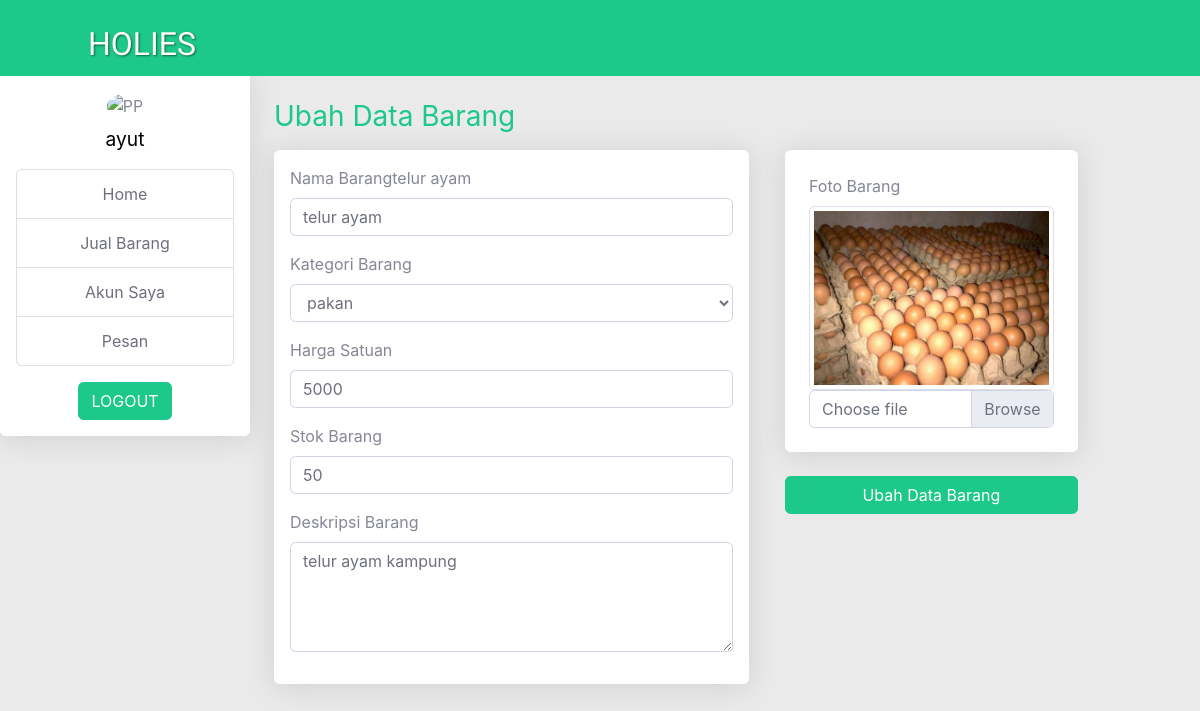
Page /seller/ubah.php?id=1 (signed in) on the committed database.
### tables this page shows
CREATE TABLE `detail_user` (
  `id_detailuser` int(5) NOT NULL,
  `id_user` int(5) NOT NULL,
  `nama` varchar(50) NOT NULL,
  `jk` enum('Pria','Wanita') NOT NULL,
  `alamat` varchar(100) NOT NULL,
  `telp` varchar(15) NOT NULL,
  `email` varchar(30) NOT NULL,
  `foto_profil` varchar(255) NOT NULL
);

CREATE TABLE `produk` (
  `id_produk` int(10) NOT NULL,
  `id_seller` int(5) NOT NULL,
  `nama_produk` varchar(50) NOT NULL,
  `deskripsi` varchar(200) NOT NULL,
  `quantity` int(8) NOT NULL,
  `harga_satuan` int(8) NOT NULL
);

CREATE TABLE `produk_kategori` (
  `id_produk` int(10) NOT NULL,
  `id_kategori` int(5) NOT NULL
);

CREATE TABLE `kategori` (
  `id_kategori` int(5) NOT NULL,
  `nama_kategori` varchar(25) NOT NULL
);

CREATE TABLE `gmbr_produk` (
  `id_produk` int(10) NOT NULL,
  `gambar_produk` varchar(255) NOT NULL
);

### seller/ubah.php (the view, shortened to what this page needs)
<?php include
	"../php/config.php";
$id = $_GET['id'];
$sql = mysqli_query($conn, "SELECT * FROM produk INNER JOIN produk_kategori USING(id_produk)
        INNER JOIN gmbr_produk USING(id_produk) WHERE id_produk = '$id' ");
$dataBarang = mysqli_fetch_assoc($sql);
$sql4 = mysqli_query($conn, "SELECT * FROM kategori");
$rows = [];
while ($row = mysqli_fetch_assoc($sql4)) {
	$rows[] = $row;
}
?>
<!DOCTYPE html>
<html lang="en">
<head>
	<link href="../vendor/bootstrap/css/bootstrap-modified.min.css" rel="stylesheet">
	<link rel="stylesheet" href="https://use.fontawesome.com/releases/v5.8.2/css/all.css">
	<link rel="stylesheet" type="text/css" href="../vendor/holies/css/navbar.css">
	<link rel="stylesheet" type="text/css" href="../vendor/holies/css/adminpanel.css">
	<link rel="stylesheet" type="text/css" href="../vendor/holies/css/sherly.css">
</head>
<body>
	<?php include "dashboard.php"; ?>
	<div class="row">
		<h3 class="mt-4 ml-4 text-success">Ubah Data Barang</h3>
	</div>
	<form action="" method="POST" enctype="multipart/form-data">
		<div class="row">
			<div class="mt-2 mb-4 ml-4 p-3 shadow rounded col-sm-6 bg-white">
				<div class="form-group">
					<label for="namabarang">Nama Barang<?php echo $dataBarang['nama_produk']; ?></label>
					<input type="text" class="form-control" id="namabarang" name="namabarang" placeholder="Nama Barang" value="<?= $dataBarang['nama_produk'] ?>">
				</div>
				<div class="form-group">
					<label for="kategori">Kategori Barang</label>
					<select class="form-control" id="kategori" name="kategori">
						<?php
						foreach ($rows as $opsi) :
							?>
							<option value="<?= $opsi['id_kategori'] ?>" <?= ($dataBarang["id_kategori"] == $opsi['id_kategori'] ? 'selected' : ''); ?>><?= $opsi['nama_kategori'] ?></option>
						<?php endforeach ?>
					</select>
				</div>
				<div class="form-group ">
					<label for="harga" name="harga ">Harga Satuan</label>
					<input type="number" class="form-control " id=" harga " name="harga" autocomplete="off" value="<?= $dataBarang['harga_satuan'] ?>">
				</div>
				<div class=" form-group ">
					<label for=" stok">Stok Barang</label>
					<input type="number" class="form-control" id="stok" name="stok" value="<?= $dataBarang['quantity'] ?>">
				</div>
				<div class=" form-group ">
					<label for=" deskripsi ">Deskripsi Barang</label>
					<textarea class=" form-control " id=" deskripsi " name="deskripsi" rows=" 4 "><?= $dataBarang['deskripsi'] ?></textarea>
				</div>
			</div>
			<div class=" mt-2 ml-4 col-sm-4">
				<div class="bg-white shadow rounded p-4 ">
					<label>Foto Barang</label>
					<img src="../img/barang/<?= $dataBarang['gambar_produk'] ?>" alt="" class="img-thumbnail rounded">
					<div class="input-group">
						<div class="custom-file">
							<label class="custom-file-label" for="fotobarang">Choose file</label>
						</div>
					</div>
				</div>
				<input type="submit" class="btn btn-success  w-100 mt-4" name="submit" value="Ubah Data Barang">
			</div>
		</div>
	</form>
</body>
</html>

### seller/dashboard.php (shortened to what this page needs)
<?php
$host = 'localhost';
$user = 'root';
$pass = '';
$db = 'db_holies';
$conn = mysqli_connect($host, $user, $pass, $db);
$id_user = $_SESSION['id'];
$sql = mysqli_query($conn, "SELECT * FROM detail_user WHERE id_user = '$id_user' ");
$data = mysqli_fetch_assoc($sql);
?>
<!DOCTYPE html>
<html>
<head>
    <link rel="stylesheet" href="vendor/bootstrap/css/bootstrap-modified.min.css">
    <link rel="stylesheet" type="text/css" href="vendor/holies/css/navbar.css">
    <link rel="stylesheet" href="vendor/holies/css/landing1.css">
    <link rel="stylesheet" href="https://use.fontawesome.com/releases/v5.8.2/css/all.css">
    <link rel="stylesheet" type="text/css" href="../vendor/holies/css/navbar.css">
    <link rel="stylesheet" type="text/css" href="../vendor/holies/css/adminpanel.css">
</head>
<body>
    <nav class="navbar navbar-expand-lg navbar-dark bg-success">
        <div class="pl-5">
            <a class="navbar-brand ml-4" href="/holies">HOLIES</a>
        </div>
    </nav>
    <div class="shadow mb-5 bg-white rounded-bottom dashboard p-0">
        <div class="text-center mt-3">
            <img src="../img/profile/<?= $data['foto_profil'] ?>" class="PP" style="object-fit:cover;" alt="PP">
        </div>
        <div class="username">
            <h1><?= $data['nama'] ?></h1>
        </div>
        <div class="list-group px-3">
            <a href="index.php" class="list-group-item list-group-item-action text-center">Home</a>
            <a href="jual.php" class="list-group-item list-group-item-action text-center">Jual Barang</a>
            <a href="akunsaya.php" class="list-group-item list-group-item-action text-center">Akun Saya</a>
            <a href="" class="list-group-item list-group-item-action text-center">Pesan</a>
        </div>
        <div class="d-flex justify-content-center p-3">
            <a href="../home/logout.php" class="btn btn-success">LOGOUT</a>
        </div>
    </div>
</body>
</html>

### rows in the picture
detail_user: nama "ayut"
produk: nama_produk "telur ayam", namabarang "telur ayam", harga "5000", stok "50", deskripsi "telur ayam kampung", gmbr_produk.gambar_produk (picture)
produk_kategori: kategori "pakan"
